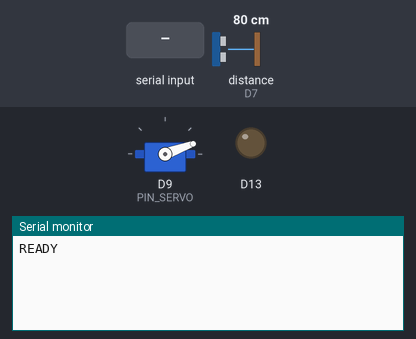
A sketch run on a simulated Arduino Zero (SAMD21). Parts: servo, output pins drawn as LEDs (lit = HIGH), the last lines printed to the serial monitor. Wiring (inferred from the names in the program): ultrasonic range finder: trigger D6; echo D7. The test bench sets the inputs (shaded band); at power-on: distance to the obstacle (sensor on D7) 80 cm. The echo pulse lasts 58.3 µs per cm; pins used as bus, display or sensor lines are not drawn.

Above: at 1.7 s.
1.8 s: distance to the obstacle (sensor on D7) set to 2 cm
At 3.0 s:
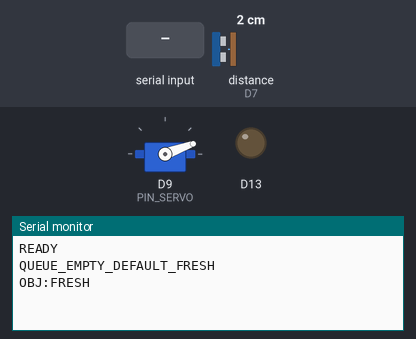
3.3 s: "0" received over Serial
At 3.8 s:
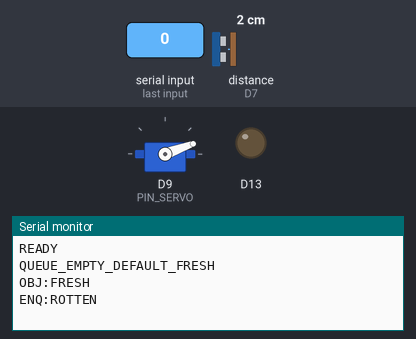
4.8 s: "1" received over Serial
At 6.1 s:
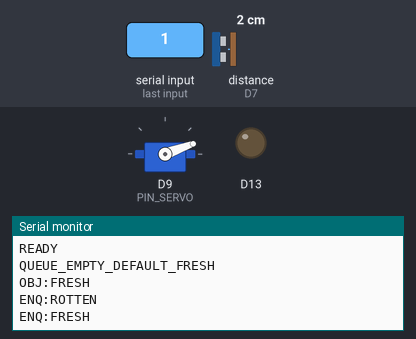

Measured:
- after the input at 1.8 s, the serial monitor: prints a new line after 0.09 s (image 1)
- after the input at 3.3 s, the serial monitor: prints a new line at once (image 2)
- after the input at 4.8 s, the serial monitor: prints a new line at once (image 3)

The sketch:

ServoHandler.ino
```cpp
/******************************************************************************
 * Project Name:    [Gumball - VF17Detection]
 * Course:          [CECS1011 - Intro to CECS]
 * Semester:        [Fall 2025]
 * <p>
 * Members:         Dinh Hieu Minh <25minh.dh2@vinuni.edu.vn>,
 *                  Duc Phat Hoang <25phat.hd@vinuni.edu.vn>,
 *                  Le Ngoc Han <25han.ln@vinuni.edu.vn>,
 *                  Ngo Van Thang <25thang.nv@vinuni.edu.vn>,
 *                  Mai Dinh Vinh <25vinh.md@vinuni.edu.vn>
 * <p>
 * Date Created:    [10-20-2025]
 * Last Modified:   [10-22-2025]
 * <p>
 * File Name:       [ServoHandler.ino]
 * Developer:       Dinh Hieu Minh
 * Description:     [The Arduino code that handle the servo's physic based on recieved serial signal]
 ******************************************************************************/

#include <Servo.h>

/* ---------------- Pins ---------------- */
const uint8_t PIN_SERVO = 9;   // Servo signal pin
const uint8_t PIN_TRIG  = 6;   // Ultrasonic TRIG
const uint8_t PIN_ECHO  = 7;   // Ultrasonic ECHO

/* -------- Servo motion (tune) --------- */
const int REST_ANGLE      = 20;   // retracted
const int PUSH_ANGLE      = 120;  // fully extended
const uint16_t PUSH_MS    = 280;  // hold extended
const uint16_t RETRACT_MS = 250;  // cooldown

/* -------- Ultrasonic (tune) ----------- */
const float DETECT_CM          = 12.0; // detection threshold
const uint8_t DEBOUNCE_COUNT   = 3;    // consecutive hits needed
const uint16_t MEASURE_PERIOD  = 30;   // ms between reads

/* -------------- Serial ---------------- */
const long BAUD = 9600;

/* -------------- Queue ----------------- */
const uint8_t Q_CAP = 32;
uint8_t qBuf[Q_CAP]; // 0 = rotten, 1 = fresh
uint8_t qHead = 0, qTail = 0, qSize = 0;

bool enqueue(uint8_t v) {
  if (qSize >= Q_CAP) return false;
  qBuf[qTail] = v;
  qTail = (qTail + 1) % Q_CAP;
  qSize++;
  return true;
}

bool dequeue(uint8_t &out) {
  if (qSize == 0) return false;
  out = qBuf[qHead];
  qHead = (qHead + 1) % Q_CAP;
  qSize--;
  return true;
}

/* ---------- Integer state IDs ---------- */
const int STATE_IDLE       = 0;
const int STATE_PUSHING    = 1;
const int STATE_RETRACTING = 2;
const int STATE_COOLDOWN   = 3;

int state = STATE_IDLE;
unsigned long stateTs = 0;

/* ----------- Other globals ------------ */
Servo serv;
unsigned long lastMeasure = 0;
uint8_t belowCount = 0;
bool objectPresent = false;

/* ------------- Functions -------------- */
float readDistanceCm() {
  digitalWrite(PIN_TRIG, LOW);
  delayMicroseconds(2);
  digitalWrite(PIN_TRIG, HIGH);
  delayMicroseconds(10);
  digitalWrite(PIN_TRIG, LOW);

  unsigned long dur = pulseIn(PIN_ECHO, HIGH, 30000UL); // 30 ms timeout
  if (dur == 0) return 9999.0;
  return (dur * 0.0343f) * 0.5f; // convert to cm
}

void setState(int s) {
  state = s;
  stateTs = millis();
}

void handleSerial() {
  while (Serial.available() > 0) {
    int c = Serial.read();
    if (c == '0' || c == '1') {
      uint8_t v = (c == '0') ? 0 : 1;
      if (!enqueue(v)) {
        Serial.println(F("QUEUE_FULL"));
      } else {
        Serial.print(F("ENQ:"));
        Serial.println(v == 0 ? F("ROTTEN") : F("FRESH"));
      }
    }
  }
}

/* ------------- Setup ------------------ */
void setup() {
  Serial.begin(BAUD);
  pinMode(PIN_TRIG, OUTPUT);
  pinMode(PIN_ECHO, INPUT);
  pinMode(PIN_LED, OUTPUT);

  serv.attach(PIN_SERVO);
  serv.write(REST_ANGLE);
  digitalWrite(PIN_LED, LOW);

  delay(500);
  Serial.println(F("READY"));
}

/* ------------- Loop ------------------- */
void loop() {
  handleSerial();

  unsigned long now = millis();
  if (now - lastMeasure >= MEASURE_PERIOD) {
    lastMeasure = now;
    float d = readDistanceCm();

    if (d < DETECT_CM) {
      if (belowCount < 255) belowCount++;
    } else {
      if (belowCount > 0) belowCount--;
    }

    bool presentNow = (belowCount >= DEBOUNCE_COUNT);

    // Fruit just arrived
    if (presentNow && !objectPresent && state == STATE_IDLE) {
      uint8_t lbl = 1; // default fresh
      if (!dequeue(lbl)) {
        Serial.println(F("QUEUE_EMPTY_DEFAULT_FRESH"));
        lbl = 1;
      }

      Serial.print(F("OBJ:"));
      Serial.println(lbl == 0 ? F("ROTTEN") : F("FRESH"));

      if (lbl == 0) {
        // rotten -> push
        serv.write(PUSH_ANGLE);
        digitalWrite(PIN_LED, HIGH);
        setState(STATE_PUSHING);
      }
      // fresh -> do nothing (still dequeued)
    }
    objectPresent = presentNow;
  }

  // State machine
  switch (state) {
    case STATE_IDLE:
      break;

    case STATE_PUSHING:
      if (millis() - stateTs >= PUSH_MS) {
        serv.write(REST_ANGLE);
        setState(STATE_RETRACTING);
      }
      break;

    case STATE_RETRACTING:
      if (millis() - stateTs >= RETRACT_MS) {
        setState(STATE_COOLDOWN);
      }
      break;

    case STATE_COOLDOWN:
      if (!objectPresent) {
        digitalWrite(PIN_LED, LOW);
        setState(STATE_IDLE);
      }
      break;
  }
}
```
